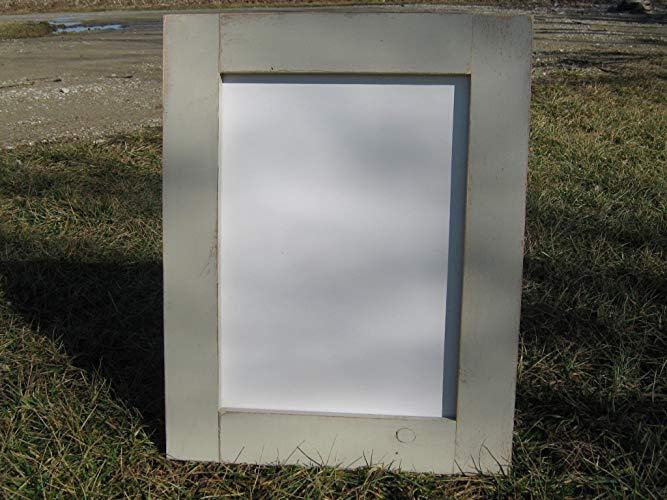
#> input picture srcAndData-vision/1.jpg, 667 x 500 px
$ python whiteAreaDetector.py
#> lines starting #> are read from the running program, lines starting #| are printed output that depends on the picture
#> the answer given: 1.jpg
#> further down, img is the input picture: shape (500, 667, 3); mean B, G, R 94.4, 103.6, 104.4
import numpy as np
import cv2 as cv

THRESHOLD = 90

def onTopOfWhite(image):
    image = cv.cvtColor(image,cv.COLOR_BGR2HSV)
#> image: shape (500, 667, 3); mean H, S, V 47.7, 51, 106.6
    l,a,b = cv.split(image)
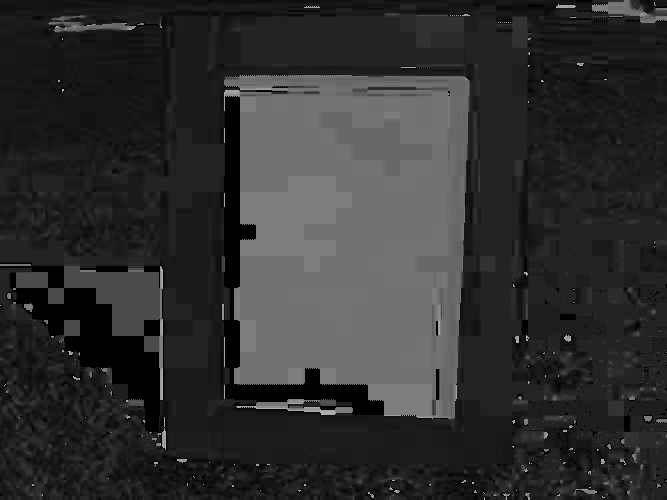
#> l: shape (500, 667); min 0, max 178, mean 47.7
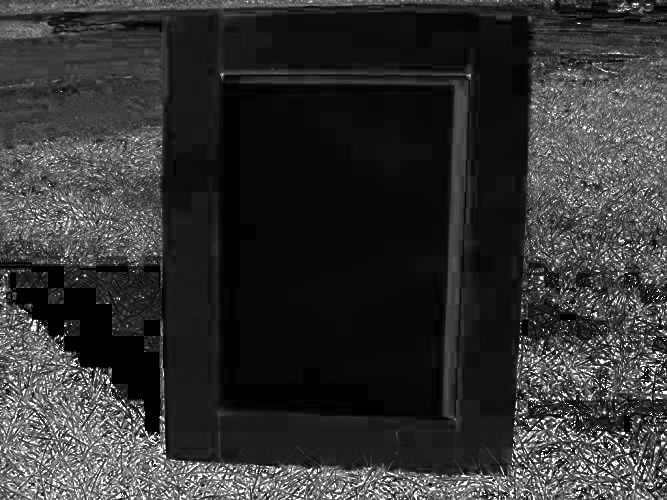
#> a: shape (500, 667); min 0, max 255, mean 51
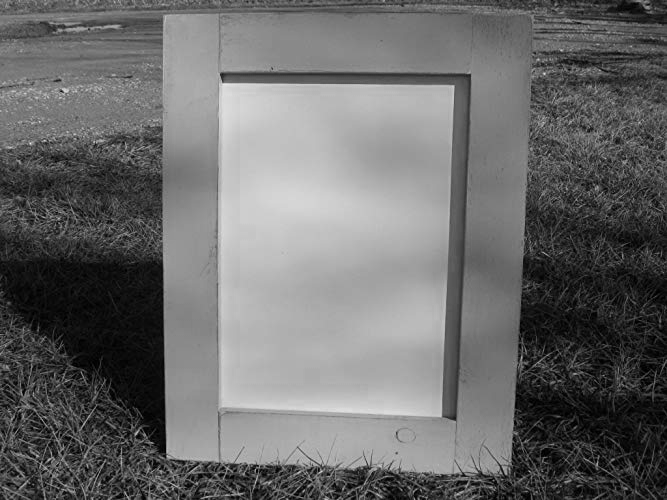
#> b: shape (500, 667); min 0, max 239, mean 106.6
    aux = a.mean()
#> aux = 50.96
    # [4 lines of commented-out code are left out]
    if(aux < THRESHOLD):
        return True
    else:
        return False

if __name__ == "__main__":
    name = input("input image name: ")
    img = cv.imread(name, -1)
    #captura da imagem pode ser feita por aqui pela camera ao inves de ler imagem, funciona do mesmo jeito

    #cv.namedWindow('orig',cv.WINDOW_NORMAL)
    #cv.imshow('orig',a)
    result = onTopOfWhite(img)
#> result = True
    if(result):
        print("big white area detected")
        pass
    else:
        print("not on top of white area")
        pass

$ run again, on srcAndData-vision/5.jpeg
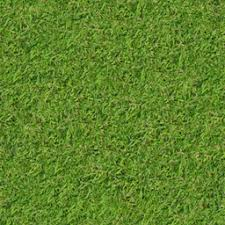
#> input picture srcAndData-vision/5.jpeg, 225 x 225 px
#> img is the input picture: shape (225, 225, 3); mean B, G, R 43, 131.6, 95.7
#> image: shape (225, 225, 3); mean H, S, V 42.2, 176.5, 131.6
#> in onTopOfWhite, `l,a,b = cv.split(image)`:
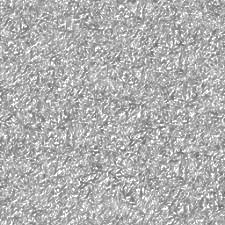
#> a: shape (225, 225); min 96, max 255, mean 176.5
#> in onTopOfWhite, `l,a,b = cv.split(image)`:
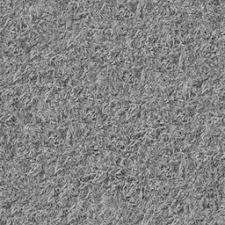
#> b: shape (225, 225); min 36, max 210, mean 131.6
#> aux = 176.5
#> result = False

$ run again, on srcAndData-vision/6.jpeg
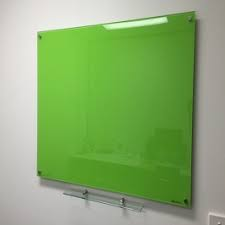
#> input picture srcAndData-vision/6.jpeg, 225 x 225 px
#> img is the input picture: shape (225, 225, 3); mean B, G, R 111, 171.4, 136.8
#> image: shape (225, 225, 3); mean H, S, V 38.3, 96.4, 172.3
#> in onTopOfWhite, `l,a,b = cv.split(image)`:
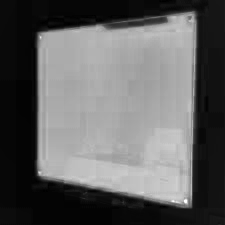
#> a: shape (225, 225); min 0, max 255, mean 96.4
#> in onTopOfWhite, `l,a,b = cv.split(image)`:
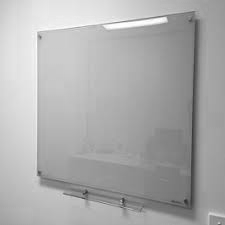
#> b: shape (225, 225); min 47, max 255, mean 172.3
#> aux = 96.4
#> result = False
